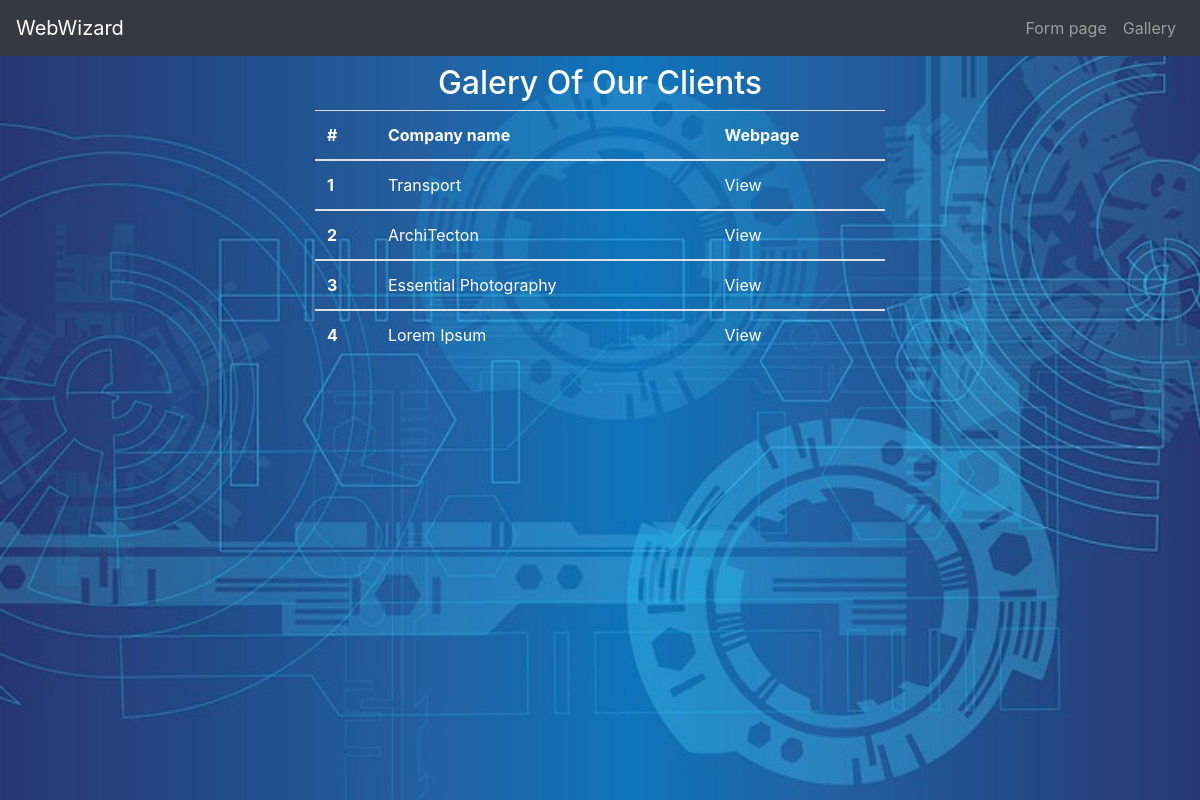
The page /galery.php on the database its author committed.
### tables this page shows
CREATE TABLE `information` (
  `id` int(10) UNSIGNED NOT NULL,
  `coverUrl` varchar(128) DEFAULT NULL,
  `mainTitle` varchar(64) DEFAULT NULL,
  `subtitle` varchar(128) DEFAULT NULL,
  `txt_area` varchar(512) DEFAULT NULL,
  `phone` varchar(32) DEFAULT NULL,
  `locations` varchar(128) DEFAULT NULL,
  `servicesorproducts_id` int(10) UNSIGNED DEFAULT NULL,
  `productServiceImageUrl_1` varchar(128) DEFAULT NULL,
  `txt_areaProductService_1` varchar(512) DEFAULT NULL,
  `productServiceImageUrl_2` varchar(128) DEFAULT NULL,
  `txt_areaProductService_2` varchar(512) DEFAULT NULL,
  `productServiceImageUrl_3` varchar(64) DEFAULT NULL,
  `txt_areaProductService_3` varchar(512) DEFAULT NULL,
  `txt_areaCompany` varchar(512) DEFAULT NULL,
  `facebook` varchar(64) DEFAULT NULL,
  `linkedin` varchar(64) DEFAULT NULL,
  `twitter` varchar(64) DEFAULT NULL,
  `google` varchar(64) DEFAULT NULL
);

### galery.php (the view)
<?php
require_once __DIR__ . "/classes/db.php";
require_once __DIR__ . "/classes/header.php";
require_once __DIR__ . "/classes/navbar.php";
$sql = "SELECT information.id, information.mainTitle FROM information";
$stmt = $pdo->query($sql);
echo "
<div class='container-fluid backgorund img-3 vh-100'>
<h2 class='text-white text-capitalize text-center mb-2 pt-lg-2'>galery of our clients</h2>
    <div class='row'>
        <div class='col-6 offset-3'>
            <table class='table text-white'>
                <thead>
                <tr>
                    <th scope='col'>#</th>
                    <th scope='col'>Company name</th>
                    <th scope='col'>Webpage</th>
                </tr>
                </thead>";
                $i=1;
                while ($row = $stmt->fetch())
                {
                    echo "
                    <tbody>
                        <tr>
                            <th scope='row'>{$i}</th>
                            <td class='text-capitalize text-white'>{$row['mainTitle']}</td>
                            <td>
                                <a href='layout.php?id={$row['id']}' class='text-capitalize text-white'>view</a>
                            </td>
                        </tr>
                    </tbody>";
                    $i++;
                }
            echo "
            </table>
        </div>
    </div>
</div> ";
require_once __DIR__ . "/classes/footer.php";

### style.css (style rules this page uses)
.backgorund { background-repeat: no-repeat; background-position: center; background-size: cover; background-attachment: fixed; width: 100%; height: 100vh; }
.vh-100 { height: calc(100vh - 56px)!important; }
.img-3 { background-image: url(./images/3.jpg); }

### rows shown on the page
information: mainTitle "Transport"
information: mainTitle "ArchiTecton"
information: mainTitle "Essential Photography"
information: mainTitle "Lorem Ipsum"
